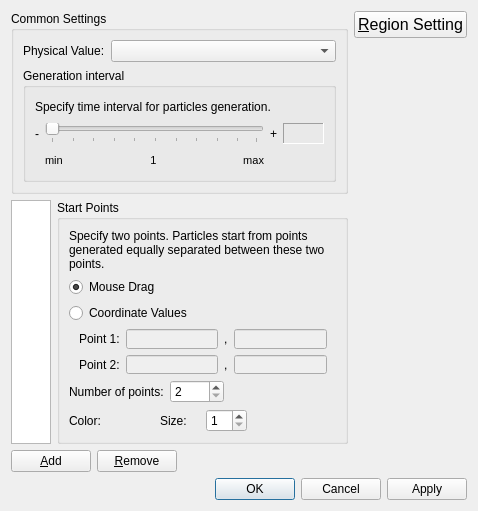
<?xml version="1.0" encoding="UTF-8"?>
<ui version="4.0">
 <class>Post2dWindowParticleUnstructuredSettingDialog</class>
 <widget class="QDialog" name="Post2dWindowParticleUnstructuredSettingDialog">
  <property name="geometry">
   <rect>
    <x>0</x>
    <y>0</y>
    <width>478</width>
    <height>511</height>
   </rect>
  </property>
  <property name="windowTitle">
   <string>Particle Setting</string>
  </property>
  <layout class="QVBoxLayout" name="verticalLayout_6">
   <item>
    <layout class="QHBoxLayout" name="horizontalLayout_11">
     <item>
      <layout class="QVBoxLayout" name="verticalLayout_4">
       <item>
        <widget class="QGroupBox" name="commonSettingsGroupBox">
         <property name="title">
          <string>Common Settings</string>
         </property>
         <layout class="QVBoxLayout" name="verticalLayout_3">
          <item>
           <layout class="QHBoxLayout" name="horizontalLayout_4" stretch="0,1">
            <item>
             <widget class="QLabel" name="physValLabel">
              <property name="text">
               <string>Physical Value:</string>
              </property>
             </widget>
            </item>
            <item>
             <widget class="QComboBox" name="solutionComboBox"/>
            </item>
           </layout>
          </item>
          <item>
           <widget class="QGroupBox" name="groupBox">
            <property name="title">
             <string>Generation interval</string>
            </property>
            <layout class="QVBoxLayout" name="verticalLayout_2">
             <item>
              <layout class="QHBoxLayout" name="horizontalLayout_2" stretch="1,0,0">
               <item>
                <widget class="QLabel" name="intervalDescLabel">
                 <property name="text">
                  <string>Specify time interval for particles generation.</string>
                 </property>
                 <property name="wordWrap">
                  <bool>true</bool>
                 </property>
                </widget>
               </item>
               <item>
                <widget class="QLabel" name="timeHelpLabel">
                 <property name="enabled">
                  <bool>true</bool>
                 </property>
                 <property name="toolTip">
                  <string extracomment="If you specify 1, particles are generated for every time steps. If you specify 2, particles are generated twice equally separated, for every time steps, If you specify 1/2, particles are generated for every other time steps.">&lt;!DOCTYPE HTML PUBLIC &quot;-//W3C//DTD HTML 4.0//EN&quot; &quot;http://www.w3.org/TR/REC-html40/strict.dtd&quot;&gt;
&lt;html&gt;&lt;head&gt;&lt;meta name=&quot;qrichtext&quot; content=&quot;1&quot; /&gt;&lt;style type=&quot;text/css&quot;&gt;
p, li { white-space: pre-wrap;}
p {margin-top: 3px; margin-bottom: 3px;}
&lt;/style&gt;&lt;/head&gt;&lt;body style=&quot; font-family:'MS UI Gothic'; font-size:9pt; font-weight:400; font-style:normal;&quot;&gt;
&lt;p&gt;If you specify 1, particles are generated for every time steps.&lt;/p&gt;
&lt;p&gt;If you specify 2, particles are generated twice equally separated, for every time steps,&lt;/p&gt;
&lt;p&gt;If you specify 1/2, particles are generated for every other time steps.&lt;/p&gt;
&lt;/body&gt;&lt;/html&gt;</string>
                 </property>
                 <property name="text">
                  <string/>
                 </property>
                 <property name="pixmap">
                  <pixmap resource="../../../guibase/guibase.qrc">:/libs/guibase/images/iconQuestion.png</pixmap>
                 </property>
                </widget>
               </item>
               <item>
                <spacer name="horizontalSpacer_2">
                 <property name="orientation">
                  <enum>Qt::Horizontal</enum>
                 </property>
                 <property name="sizeHint" stdset="0">
                  <size>
                   <width>40</width>
                   <height>20</height>
                  </size>
                 </property>
                </spacer>
               </item>
              </layout>
             </item>
             <item>
              <layout class="QGridLayout" name="gridLayout_2">
               <item row="0" column="0">
                <widget class="QLabel" name="timeLabel_minus">
                 <property name="text">
                  <string>-</string>
                 </property>
                </widget>
               </item>
               <item row="0" column="1">
                <widget class="QSlider" name="timeSlider">
                 <property name="orientation">
                  <enum>Qt::Horizontal</enum>
                 </property>
                 <property name="tickPosition">
                  <enum>QSlider::TicksBelow</enum>
                 </property>
                </widget>
               </item>
               <item row="0" column="2">
                <widget class="QLabel" name="timeLabel_plus">
                 <property name="text">
                  <string>+</string>
                 </property>
                </widget>
               </item>
               <item row="0" column="3">
                <widget class="QLabel" name="timeValueLabel">
                 <property name="sizePolicy">
                  <sizepolicy hsizetype="Fixed" vsizetype="Fixed">
                   <horstretch>0</horstretch>
                   <verstretch>0</verstretch>
                  </sizepolicy>
                 </property>
                 <property name="minimumSize">
                  <size>
                   <width>41</width>
                   <height>21</height>
                  </size>
                 </property>
                 <property name="frameShape">
                  <enum>QFrame::Panel</enum>
                 </property>
                 <property name="frameShadow">
                  <enum>QFrame::Sunken</enum>
                 </property>
                 <property name="text">
                  <string/>
                 </property>
                 <property name="alignment">
                  <set>Qt::AlignRight|Qt::AlignTrailing|Qt::AlignVCenter</set>
                 </property>
                 <property name="margin">
                  <number>2</number>
                 </property>
                </widget>
               </item>
               <item row="1" column="1">
                <layout class="QHBoxLayout" name="horizontalLayout_7">
                 <item>
                  <widget class="QLabel" name="timeMinLabel">
                   <property name="font">
                    <font>
                     <pointsize>8</pointsize>
                    </font>
                   </property>
                   <property name="text">
                    <string>min</string>
                   </property>
                  </widget>
                 </item>
                 <item>
                  <spacer name="horizontalSpacer_8">
                   <property name="orientation">
                    <enum>Qt::Horizontal</enum>
                   </property>
                   <property name="sizeHint" stdset="0">
                    <size>
                     <width>40</width>
                     <height>20</height>
                    </size>
                   </property>
                  </spacer>
                 </item>
                 <item>
                  <widget class="QLabel" name="timeMidLabel">
                   <property name="font">
                    <font>
                     <pointsize>8</pointsize>
                    </font>
                   </property>
                   <property name="text">
                    <string>1</string>
                   </property>
                   <property name="alignment">
                    <set>Qt::AlignCenter</set>
                   </property>
                  </widget>
                 </item>
                 <item>
                  <spacer name="horizontalSpacer_9">
                   <property name="orientation">
                    <enum>Qt::Horizontal</enum>
                   </property>
                   <property name="sizeHint" stdset="0">
                    <size>
                     <width>40</width>
                     <height>20</height>
                    </size>
                   </property>
                  </spacer>
                 </item>
                 <item>
                  <widget class="QLabel" name="timeMaxLabel">
                   <property name="font">
                    <font>
                     <pointsize>8</pointsize>
                    </font>
                   </property>
                   <property name="text">
                    <string>max</string>
                   </property>
                   <property name="alignment">
                    <set>Qt::AlignRight|Qt::AlignTrailing|Qt::AlignVCenter</set>
                   </property>
                  </widget>
                 </item>
                </layout>
               </item>
              </layout>
             </item>
            </layout>
           </widget>
          </item>
         </layout>
        </widget>
       </item>
       <item>
        <layout class="QHBoxLayout" name="horizontalLayout_9">
         <item>
          <widget class="QListWidget" name="startPositionListWidget">
           <property name="sizePolicy">
            <sizepolicy hsizetype="Fixed" vsizetype="Expanding">
             <horstretch>0</horstretch>
             <verstretch>0</verstretch>
            </sizepolicy>
           </property>
           <property name="maximumSize">
            <size>
             <width>40</width>
             <height>16777215</height>
            </size>
           </property>
          </widget>
         </item>
         <item>
          <widget class="QGroupBox" name="startPointsGroupBox">
           <property name="title">
            <string>Start Points</string>
           </property>
           <layout class="QVBoxLayout" name="verticalLayout">
            <item>
             <widget class="QLabel" name="startPointDescLabel">
              <property name="text">
               <string>Specify two points. Particles start from points generated equally separated between these two points.</string>
              </property>
              <property name="wordWrap">
               <bool>true</bool>
              </property>
             </widget>
            </item>
            <item>
             <widget class="QRadioButton" name="pointsMouseRadioButton">
              <property name="text">
               <string>Mouse Drag</string>
              </property>
              <property name="checked">
               <bool>true</bool>
              </property>
             </widget>
            </item>
            <item>
             <widget class="QRadioButton" name="pointsValuesRadioButton">
              <property name="text">
               <string>Coordinate Values</string>
              </property>
             </widget>
            </item>
            <item>
             <layout class="QHBoxLayout" name="horizontalLayout_3">
              <item>
               <spacer name="horizontalSpacer_3">
                <property name="orientation">
                 <enum>Qt::Horizontal</enum>
                </property>
                <property name="sizeType">
                 <enum>QSizePolicy::Fixed</enum>
                </property>
                <property name="sizeHint" stdset="0">
                 <size>
                  <width>10</width>
                  <height>20</height>
                 </size>
                </property>
               </spacer>
              </item>
              <item>
               <layout class="QGridLayout" name="gridLayout">
                <item row="0" column="0">
                 <widget class="QLabel" name="point1Label">
                  <property name="text">
                   <string>Point 1:</string>
                  </property>
                 </widget>
                </item>
                <item row="0" column="1">
                 <widget class="RealNumberEditWidget" name="point1XEdit">
                  <property name="enabled">
                   <bool>false</bool>
                  </property>
                 </widget>
                </item>
                <item row="0" column="2">
                 <widget class="QLabel" name="point1CommaLabel">
                  <property name="text">
                   <string>,</string>
                  </property>
                 </widget>
                </item>
                <item row="0" column="3">
                 <widget class="RealNumberEditWidget" name="point1YEdit">
                  <property name="enabled">
                   <bool>false</bool>
                  </property>
                 </widget>
                </item>
                <item row="1" column="0">
                 <widget class="QLabel" name="point2Label">
                  <property name="text">
                   <string>Point 2:</string>
                  </property>
                 </widget>
                </item>
                <item row="1" column="1">
                 <widget class="RealNumberEditWidget" name="point2XEdit">
                  <property name="enabled">
                   <bool>false</bool>
                  </property>
                 </widget>
                </item>
                <item row="1" column="2">
                 <widget class="QLabel" name="point2CommaLabel">
                  <property name="text">
                   <string>,</string>
                  </property>
                 </widget>
                </item>
                <item row="1" column="3">
                 <widget class="RealNumberEditWidget" name="point2YEdit">
                  <property name="enabled">
                   <bool>false</bool>
                  </property>
                 </widget>
                </item>
               </layout>
              </item>
              <item>
               <spacer name="horizontalSpacer_5">
                <property name="orientation">
                 <enum>Qt::Horizontal</enum>
                </property>
                <property name="sizeHint" stdset="0">
                 <size>
                  <width>40</width>
                  <height>20</height>
                 </size>
                </property>
               </spacer>
              </item>
             </layout>
            </item>
            <item>
             <layout class="QHBoxLayout" name="horizontalLayout">
              <item>
               <widget class="QLabel" name="numPointsLabel">
                <property name="text">
                 <string>Number of points:</string>
                </property>
               </widget>
              </item>
              <item>
               <widget class="QSpinBox" name="numPointsSpinBox">
                <property name="minimum">
                 <number>2</number>
                </property>
                <property name="maximum">
                 <number>1000</number>
                </property>
               </widget>
              </item>
              <item>
               <spacer name="horizontalSpacer">
                <property name="orientation">
                 <enum>Qt::Horizontal</enum>
                </property>
                <property name="sizeHint" stdset="0">
                 <size>
                  <width>40</width>
                  <height>20</height>
                 </size>
                </property>
               </spacer>
              </item>
             </layout>
            </item>
            <item>
             <layout class="QHBoxLayout" name="horizontalLayout_8" stretch="0,1">
              <item>
               <layout class="QHBoxLayout" name="horizontalLayout_5">
                <item>
                 <widget class="QLabel" name="colorLabel">
                  <property name="text">
                   <string>Color:</string>
                  </property>
                 </widget>
                </item>
                <item>
                 <widget class="ColorEditWidget" name="colorWidget"/>
                </item>
                <item>
                 <spacer name="horizontalSpacer_6">
                  <property name="orientation">
                   <enum>Qt::Horizontal</enum>
                  </property>
                  <property name="sizeHint" stdset="0">
                   <size>
                    <width>40</width>
                    <height>20</height>
                   </size>
                  </property>
                 </spacer>
                </item>
               </layout>
              </item>
              <item>
               <layout class="QHBoxLayout" name="horizontalLayout_6">
                <item>
                 <widget class="QLabel" name="sizeLabel">
                  <property name="text">
                   <string>Size:</string>
                  </property>
                 </widget>
                </item>
                <item>
                 <widget class="QLabel" name="sizeHelpLabel">
                  <property name="toolTip">
                   <string>&lt;!DOCTYPE HTML PUBLIC &quot;-//W3C//DTD HTML 4.0//EN&quot; &quot;http://www.w3.org/TR/REC-html40/strict.dtd&quot;&gt;
&lt;html&gt;&lt;head&gt;&lt;meta name=&quot;qrichtext&quot; content=&quot;1&quot; /&gt;&lt;style type=&quot;text/css&quot;&gt;
p, li { white-space: pre-wrap; }
&lt;/style&gt;&lt;/head&gt;&lt;body style=&quot; font-family:'MS UI Gothic'; font-size:9pt; font-weight:400; font-style:normal;&quot;&gt;
&lt;p style=&quot; margin-top:3px; margin-bottom:3px; margin-left:0px; margin-right:0px; -qt-block-indent:0; text-indent:0px;&quot;&gt;Specify a number of pixels on display.&lt;/p&gt;&lt;/body&gt;&lt;/html&gt;</string>
                  </property>
                  <property name="text">
                   <string/>
                  </property>
                  <property name="pixmap">
                   <pixmap resource="../../../guibase/guibase.qrc">:/libs/guibase/images/iconQuestion.png</pixmap>
                  </property>
                 </widget>
                </item>
                <item>
                 <widget class="QSpinBox" name="sizeSpinBox">
                  <property name="minimum">
                   <number>1</number>
                  </property>
                  <property name="maximum">
                   <number>20</number>
                  </property>
                 </widget>
                </item>
                <item>
                 <spacer name="horizontalSpacer_11">
                  <property name="orientation">
                   <enum>Qt::Horizontal</enum>
                  </property>
                  <property name="sizeHint" stdset="0">
                   <size>
                    <width>40</width>
                    <height>20</height>
                   </size>
                  </property>
                 </spacer>
                </item>
               </layout>
              </item>
             </layout>
            </item>
           </layout>
          </widget>
         </item>
        </layout>
       </item>
       <item>
        <layout class="QHBoxLayout" name="horizontalLayout_10">
         <item>
          <widget class="QPushButton" name="addPushButton">
           <property name="text">
            <string>&amp;Add</string>
           </property>
          </widget>
         </item>
         <item>
          <widget class="QPushButton" name="removePushButton">
           <property name="text">
            <string>&amp;Remove</string>
           </property>
          </widget>
         </item>
         <item>
          <spacer name="horizontalSpacer_10">
           <property name="orientation">
            <enum>Qt::Horizontal</enum>
           </property>
           <property name="sizeHint" stdset="0">
            <size>
             <width>40</width>
             <height>20</height>
            </size>
           </property>
          </spacer>
         </item>
        </layout>
       </item>
      </layout>
     </item>
     <item>
      <layout class="QVBoxLayout" name="verticalLayout_5">
       <item>
        <widget class="QPushButton" name="regionSettingButton">
         <property name="font">
          <font>
           <pointsize>12</pointsize>
          </font>
         </property>
         <property name="text">
          <string>&amp;Region Setting</string>
         </property>
        </widget>
       </item>
       <item>
        <spacer name="verticalSpacer_4">
         <property name="orientation">
          <enum>Qt::Vertical</enum>
         </property>
         <property name="sizeHint" stdset="0">
          <size>
           <width>20</width>
           <height>40</height>
          </size>
         </property>
        </spacer>
       </item>
      </layout>
     </item>
    </layout>
   </item>
   <item>
    <spacer name="verticalSpacer_2">
     <property name="orientation">
      <enum>Qt::Vertical</enum>
     </property>
     <property name="sizeHint" stdset="0">
      <size>
       <width>20</width>
       <height>4</height>
      </size>
     </property>
    </spacer>
   </item>
   <item>
    <widget class="QDialogButtonBox" name="buttonBox">
     <property name="orientation">
      <enum>Qt::Horizontal</enum>
     </property>
     <property name="standardButtons">
      <set>QDialogButtonBox::Apply|QDialogButtonBox::Cancel|QDialogButtonBox::Ok</set>
     </property>
    </widget>
   </item>
  </layout>
 </widget>
 <customwidgets>
  <customwidget>
   <class>RealNumberEditWidget</class>
   <extends>QLineEdit</extends>
   <header>guibase/realnumbereditwidget.h</header>
  </customwidget>
  <customwidget>
   <class>ColorEditWidget</class>
   <extends>QLabel</extends>
   <header>guibase/widget/coloreditwidget.h</header>
   <container>1</container>
  </customwidget>
 </customwidgets>
 <resources>
  <include location="../../../guibase/guibase.qrc"/>
 </resources>
 <connections>
  <connection>
   <sender>buttonBox</sender>
   <signal>accepted()</signal>
   <receiver>Post2dWindowParticleUnstructuredSettingDialog</receiver>
   <slot>accept()</slot>
   <hints>
    <hint type="sourcelabel">
     <x>165</x>
     <y>322</y>
    </hint>
    <hint type="destinationlabel">
     <x>157</x>
     <y>274</y>
    </hint>
   </hints>
  </connection>
  <connection>
   <sender>buttonBox</sender>
   <signal>rejected()</signal>
   <receiver>Post2dWindowParticleUnstructuredSettingDialog</receiver>
   <slot>reject()</slot>
   <hints>
    <hint type="sourcelabel">
     <x>165</x>
     <y>322</y>
    </hint>
    <hint type="destinationlabel">
     <x>286</x>
     <y>274</y>
    </hint>
   </hints>
  </connection>
  <connection>
   <sender>pointsValuesRadioButton</sender>
   <signal>toggled(bool)</signal>
   <receiver>point1XEdit</receiver>
   <slot>setEnabled(bool)</slot>
   <hints>
    <hint type="sourcelabel">
     <x>329</x>
     <y>146</y>
    </hint>
    <hint type="destinationlabel">
     <x>196</x>
     <y>183</y>
    </hint>
   </hints>
  </connection>
  <connection>
   <sender>pointsValuesRadioButton</sender>
   <signal>toggled(bool)</signal>
   <receiver>point1YEdit</receiver>
   <slot>setEnabled(bool)</slot>
   <hints>
    <hint type="sourcelabel">
     <x>340</x>
     <y>156</y>
    </hint>
    <hint type="destinationlabel">
     <x>326</x>
     <y>183</y>
    </hint>
   </hints>
  </connection>
  <connection>
   <sender>pointsValuesRadioButton</sender>
   <signal>toggled(bool)</signal>
   <receiver>point2XEdit</receiver>
   <slot>setEnabled(bool)</slot>
   <hints>
    <hint type="sourcelabel">
     <x>309</x>
     <y>148</y>
    </hint>
    <hint type="destinationlabel">
     <x>196</x>
     <y>207</y>
    </hint>
   </hints>
  </connection>
  <connection>
   <sender>pointsValuesRadioButton</sender>
   <signal>toggled(bool)</signal>
   <receiver>point2YEdit</receiver>
   <slot>setEnabled(bool)</slot>
   <hints>
    <hint type="sourcelabel">
     <x>289</x>
     <y>148</y>
    </hint>
    <hint type="destinationlabel">
     <x>326</x>
     <y>207</y>
    </hint>
   </hints>
  </connection>
 </connections>
</ui>
